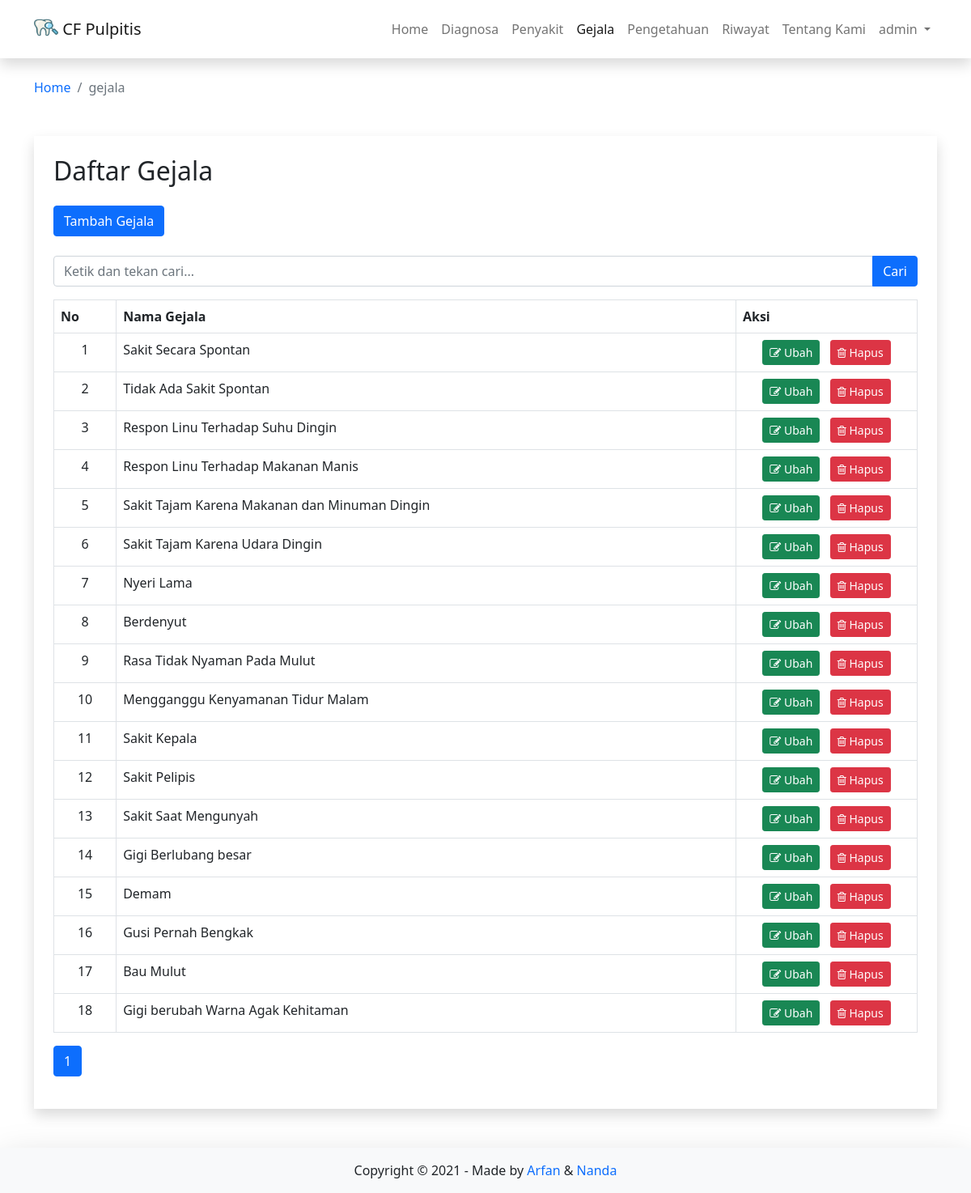
The app's page /gejala (signed in) with its own data.
### tables this page shows
CREATE TABLE `gejala` (
  `kode_gejala` int(11) NOT NULL,
  `nama_gejala` varchar(100) NOT NULL
);

### pages/gejala/gejala.php (the view, shortened to what this page needs)
<?php
if (!(isset($_SESSION['username']) && isset($_SESSION['password']))) {
    header('location:index.php');
    exit();
} else {
    ?>
<?php
$aksi="pages/gejala/aksi_gejala.php";
switch($_GET[act]){
  default:
  $offset=$_GET['offset'];
	$limit = 25;
	if (empty ($offset)) {
		$offset = 0;
	}
  $tampil=mysqli_query($conn,"SELECT * FROM gejala ORDER BY kode_gejala");
	echo "<div class='container my-5 shadow p-md-4'>
				<h2 class='mb-4'>Daftar Gejala</h2>
				<form method=POST action='?page=gejala' name=text_form>
          <input class='btn btn-primary mb-4' type=button name=tambah value='Tambah Gejala' onclick=\"window.location.href='gejala/tambahgejala';\">
          <div class='input-group mb-3'>
						<input type='text' class='form-control' placeholder='Ketik dan tekan cari...' name='keyword' value='$_POST[keyword]'>
						<input class='btn btn-primary' type=submit value='Cari' name=Go>
					</div>
        </form>";
		  $baris=mysqli_num_rows($tampil);
	if ($_POST[Go]){
				$numrows = mysqli_num_rows(mysqli_query($conn,"SELECT * FROM gejala where nama_gejala like '%$_POST[keyword]%'"));
				if ($numrows > 0){
					echo "<div class='alert alert-success alert-dismissible'>
									<h4><i class='icon fa fa-check'></i> Sukses!</h4>
									Gejala yang anda cari di temukan.
								</div>";
					$i = 1;
		echo" <table class='table table-bordered' style='overflow-x=auto' cellpadding='0' cellspacing='0'>
						<thead>
							<tr>
								<th>No</th>
								<th>Nama Gejala</th>
								<th width='21%'>Aksi</th>
							</tr>
						</thead>
				<tbody>";
		$hasil = mysqli_query($conn,"SELECT * FROM gejala where nama_gejala like '%$_POST[keyword]%'");
		$no = 1;
		$counter = 1;
		while ($r=mysqli_fetch_array($hasil)){
		echo "<tr class=''>
						<td align=center>$no</td>
						<td>$r[nama_gejala]</td>
						<td align=center>
							<a type='button' class='btn btn-sm btn-success margin' href=gejala/editgejala/$r[kode_gejala]><i class='fa fa-pencil-square-o' aria-hidden='true'></i> Ubah </a> &nbsp;
							<a type='button' class='btn btn-sm btn-danger' href='$aksi?page=gejala&act=hapus&id=$r[kode_gejala]'><i class='fa fa-trash-o' aria-hidden='true'></i> Hapus</a>
						</td>
					</tr>";
			$no++;
		}
			echo "</tbody></table>";
		}else{
			echo "<div class='alert alert-danger alert-dismissible'>
							<h4><i class='icon fa fa-ban'></i> Gagal!</h4>
							Maaf, Gejala yang anda cari tidak ditemukan , silahkan inputkan dengan benar dan cari kembali.
						</div>";
		}
	}else{
	if($baris>0){
	echo" <table class='table table-bordered' style='overflow-x=auto' cellpadding='0' cellspacing='0'>
          <thead>
            <tr>
              <th>No</th>
              <th>Nama Gejala</th>
              <th width='21%'>Aksi</th>
            </tr>
          </thead>
		  <tbody>
		  ";
	$hasil = mysqli_query($conn,"SELECT * FROM gejala ORDER BY kode_gejala limit $offset,$limit");
	$no = 1 + $offset;
	while ($r=mysqli_fetch_array($hasil)){
	echo "<tr>
					<td align=center>$no</td>
					<td>$r[nama_gejala]</td>
					<td align=center>
						<a type='button' class='btn  btn-sm btn-success margin' href=gejala/editgejala/$r[kode_gejala]><i class='fa fa-pencil-square-o' aria-hidden='true'></i> Ubah </a> &nbsp;
						<a type='button' class='btn btn-sm btn-danger' href='$aksi?page=gejala&act=hapus&id=$r[kode_gejala]'><i class='fa fa-trash-o' aria-hidden='true'></i> Hapus</a>
					</td>
				</tr>";
		$no++;
	}
  echo "</tbody></table>";
	echo "<nav aria-label=...>
  			<ul class=pagination>";
	$halaman = intval($baris/$limit);
	if ($baris%$limit){
		$halaman++;
	}
	for($i=1;$i<=$halaman;$i++){
		$newoffset = $limit * ($i-1);
		if($offset!=$newoffset){
			echo "<li class='page-item'><a class='page-link' href=index.php?page=pengetahuan&offset=$newoffset>$i</a></li>";
		}
		else {
			echo "<li class='page-item active' aria-current='page'>
							<a class='page-link' href=''>$i</a>
						</li>";
			}
		}
		echo "</div> </div>";
		}else{
		echo "<br><b>Data Kosong !</b>";
		}
	}
    break;
}
?>
<?php } ?>

### index.php (style rules this page uses)
a { text-decoration:none; }

### records on screen
gejala: nama_gejala "Sakit Secara Spontan"
gejala: nama_gejala "Tidak Ada Sakit Spontan"
gejala: nama_gejala "Respon Linu Terhadap Suhu Dingin"
gejala: nama_gejala "Respon Linu Terhadap Makanan Manis"
gejala: nama_gejala "Sakit Tajam Karena Makanan dan Minuman Dingin"
gejala: nama_gejala "Sakit Tajam Karena Udara Dingin"
gejala: nama_gejala "Nyeri Lama"
gejala: nama_gejala "Berdenyut"
gejala: nama_gejala "Rasa Tidak Nyaman Pada Mulut"
gejala: nama_gejala "Mengganggu Kenyamanan Tidur Malam"
gejala: nama_gejala "Sakit Kepala"
gejala: nama_gejala "Sakit Pelipis"
gejala: nama_gejala "Sakit Saat Mengunyah"
gejala: nama_gejala "Gigi Berlubang besar"
gejala: nama_gejala "Demam"
gejala: nama_gejala "Gusi Pernah Bengkak"
gejala: nama_gejala "Bau Mulut"
gejala: nama_gejala "Gigi berubah Warna Agak Kehitaman"

### other values on screen
$_SESSION['username'] "admin"
$page "gejala"
